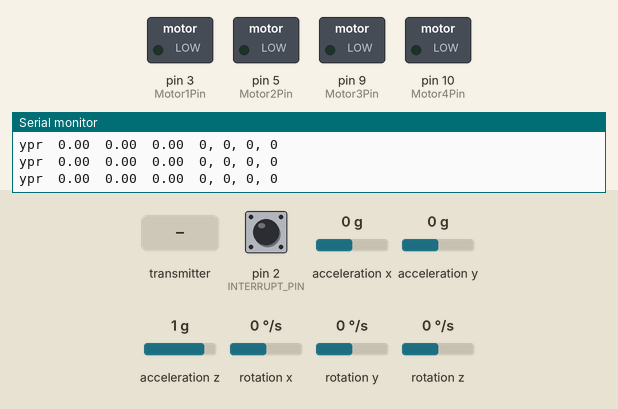
Simulated run of this sketch. Board: Arduino Nano, built with avr-gcc and run on an emulated ATmega328P. Parts: switched loads named in the sketch (green lamp = pin HIGH), the last lines printed to the serial monitor. The test bench sets the inputs (shaded band); at power-on: acceleration x 0 g, acceleration z 1 g, acceleration y 0 g, pin 2 (INTERRUPT_PIN) LOW, rotation x 0 °/s, rotation y 0 °/s, rotation z 0 °/s. The sensor or clock chip raises its interrupt line as the real part does; no radio packets arrive unless stated.

Above: at 1.8 s.
1.9 s: acceleration x set to -0.2 g
At 3.1 s:
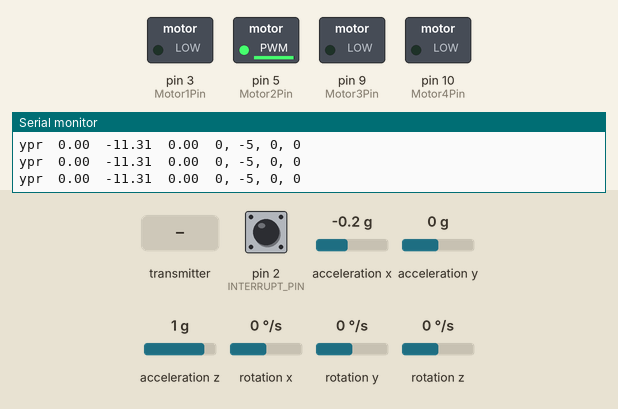
3.4 s: the transmitter starts sending j1PotY = 64
At 3.8 s:
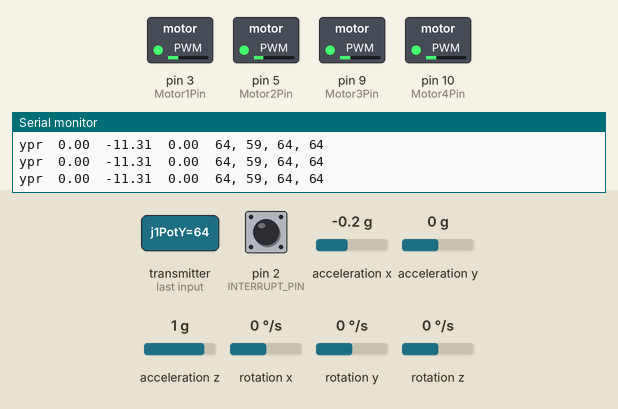
4.9 s: acceleration z set to 0.1 g
At 6.4 s:
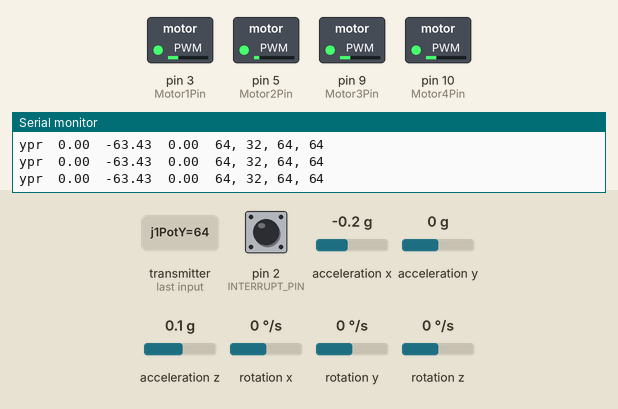
7.9 s: acceleration z set to -0.2 g
At 8.9 s:
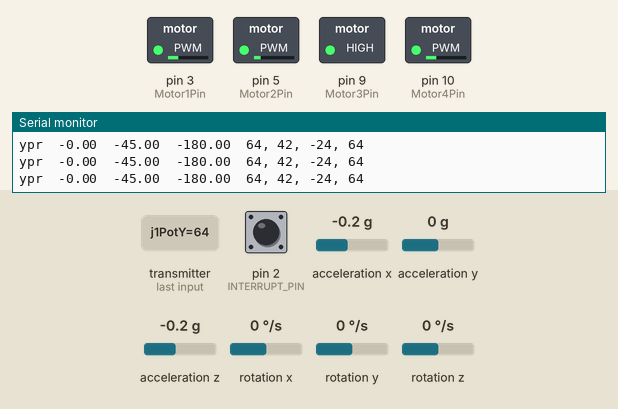
9.4 s: the transmitter starts sending j1PotY = 128
At 10.6 s:
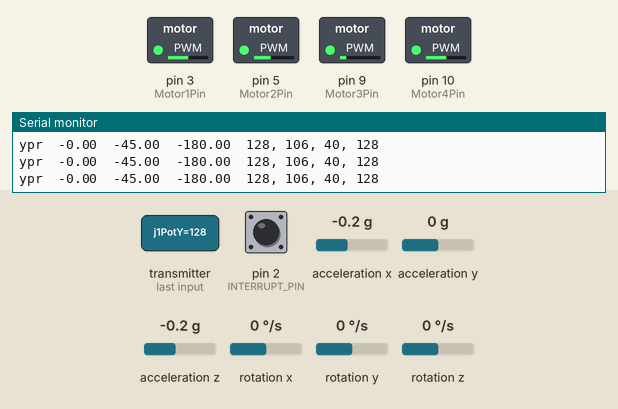
10.9 s: acceleration y set to -1.4 g
At 12.2 s:
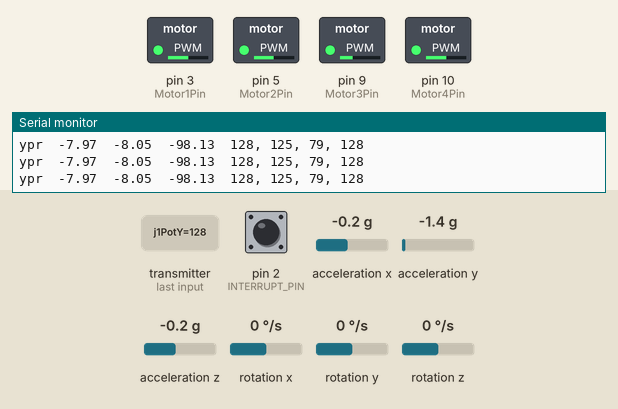
Timing chart, 0 to 13.4 s (numbered marks = the images above; inputs shaded):
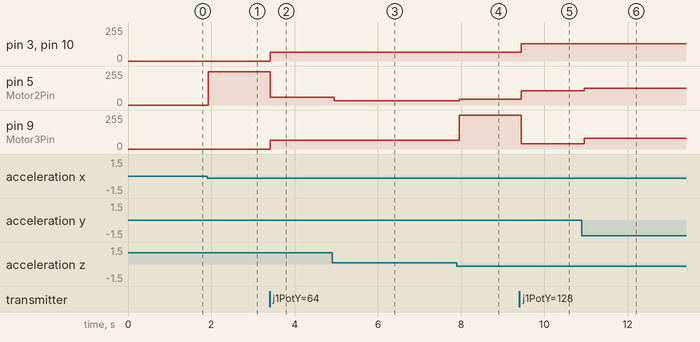

Measured:
- the behaviour switches between 0 and -0.1 g on acceleration x (found by bisection; images 0 and 1)
- the behaviour switches between 0 and -0.1 g on acceleration z (found by bisection; images 3 and 4)
- after the input at 1.9 s, pin 5 (Motor2Pin): 0/255 → 251/255 at once
- after the input at 3.4 s, pin 3 (Motor1Pin), pin 9 (Motor3Pin), pin 10 (Motor4Pin): 0/255 → 64/255 at once; pin 5 (Motor2Pin): 251/255 → 59/255 at once
- after the input at 4.9 s, pin 5 (Motor2Pin): 59/255 → 32/255 after 0.05 s
- after the input at 7.9 s, pin 5 (Motor2Pin): 32/255 → 42/255 after 0.06 s; pin 9 (Motor3Pin): 64/255 → 255/255 after 0.06 s
- after the input at 9.4 s, pin 3 (Motor1Pin), pin 10 (Motor4Pin): 64/255 → 128/255 at once; pin 5 (Motor2Pin): 42/255 → 106/255 at once; pin 9 (Motor3Pin): 255/255 → 40/255 at once
- after the input at 10.9 s, pin 5 (Motor2Pin): 106/255 → 125/255 after 0.05 s; pin 9 (Motor3Pin): 40/255 → 79/255 after 0.05 s

The sketch:

QuadcopterReciever.ino
```cpp
// By Ashish Agrahari
// Code for circuitboard that is placed on the quadcopter (Arduino Nano) and is the "reciever"

// Include libraries
#include "I2Cdev.h"
#include "MPU6050_6Axis_MotionApps20.h"
#include <SPI.h>
#include <nRF24L01.h>
#include <RF24.h>
#include <Wire.h>

// Defining motor pins
#define Motor1Pin 3
#define Motor2Pin 5
#define Motor3Pin 9
#define Motor4Pin 10

// ************ Initialize nRF24L01 variables *****************
RF24 radio(7, 8);   // nRF24L01 (CE, CSN)
const byte address[6] = "00010"; // Wireless communication address
unsigned long lastReceiveTime = 0;
unsigned long currentTime = 0;

// Max size of this struct is 32 bytes - NRF24L01 buffer limit
// Creating package to recieve data in:
struct Data_Package {
  byte j1PotX;
  byte j1PotY;
  byte j1Button;
  byte j2PotX;
  byte j2PotY;
  byte j2Button;
};
Data_Package data; //Create a variable with the above structure

// ************ Initialize MPU6050 variables *****************
MPU6050 mpu;

#define INTERRUPT_PIN 2  // specific interrupt pin on Arduino nano every

// MPU control/status variables
bool dmpReady = false;  // set true if DMP init was successful
uint8_t mpuIntStatus;   // holds actual interrupt status byte from MPU
uint8_t devStatus;      // return status after each device operation (0 = success, !0 = error)
uint16_t packetSize;    // expected DMP packet size (default is 42 bytes)
uint16_t fifoCount;     // count of all bytes currently in FIFO
uint8_t fifoBuffer[64]; // FIFO storage buffer

// MUP Orientation/motion variables
Quaternion q;           // [w, x, y, z]         quaternion container
VectorInt16 aa;         // [x, y, z]            accel sensor measurements
VectorInt16 aaReal;     // [x, y, z]            gravity-free accel sensor measurements
VectorInt16 aaWorld;    // [x, y, z]            world-frame accel sensor measurements
VectorFloat gravity;    // [x, y, z]            gravity vector
float euler[3];         // [psi, theta, phi]    Euler angle container
float ypr[3];           // [yaw, pitch, roll]   yaw/pitch/roll container and gravity vector

volatile bool mpuInterrupt = false;     // indicates whether MPU interrupt pin has gone high
void dmpDataReady() {
  mpuInterrupt = true;
}

// Create variables for PID control of motors
int target_angle = 0;
int kp = 20;
float error_R = 0;
float angleChange_R = 0;
float speedChange_R = 0;
float error_P = 0;
float angleChange_P = 0;
float speedChange_P = 0;

int motorSpeed1 = 0;
int motorSpeed2 = 0;
int motorSpeed3 = 0;
int motorSpeed4 = 0;

void setup() {
  Serial.begin(9600); // Open serial port
  // Note: Baud rate at 115200 will make Serial fasterr but they will print out MPU slower than the joystick

  // Begin radio communication using nRF24L01
  radio.begin();
  radio.openReadingPipe(0, address);
  radio.setAutoAck(false);
  radio.setDataRate(RF24_250KBPS);
  radio.setPALevel(RF24_PA_MIN);
  radio.startListening(); //  Set the module as receiver
  resetData(); // Initally reset all joystick input values

  // ************ MPU6050 setup *****************

  // join I2C bus (I2Cdev library doesn't do this automatically)
#if I2CDEV_IMPLEMENTATION == I2CDEV_ARDUINO_WIRE
  Wire.begin();
  Wire.setClock(400000); // 400kHz I2C clock. Comment this line if having compilation difficulties
  //Wire.setWireTimeout(3000, true); // VERY IMPORTANT!!! THIS FIXES THE I2C BUS FROM HANGING
#elif I2CDEV_IMPLEMENTATION == I2CDEV_BUILTIN_FASTWIRE
  Fastwire::setup(400, true);
#endif

  while (!Serial); // wait for Leonardo enumeration, others continue immediately

  // initialize device
  Serial.println(F("Initializing I2C devices..."));
  mpu.initialize();
  pinMode(INTERRUPT_PIN, INPUT);

  // verify connection
  Serial.println(F("Testing device connections..."));
  Serial.println(mpu.testConnection() ? F("MPU6050 connection successful") : F("MPU6050 connection failed"));

  // load and configure the DMP (Digital motion processor (on MPU))
  Serial.println(F("Initializing DMP..."));
  devStatus = mpu.dmpInitialize();

  // set gyro offsets
  mpu.setXGyroOffset(220);
  mpu.setYGyroOffset(76);
  mpu.setZGyroOffset(-85);
  mpu.setZAccelOffset(1788);

  // make sure the MPU initialization worked (returns 0 if so)
  if (devStatus == 0) {

    // Generate offsets and calibrate MPU
    mpu.CalibrateAccel(6);
    mpu.CalibrateGyro(6);
    mpu.PrintActiveOffsets();

    // turn on the DMP
    Serial.println(F("Enabling DMP..."));
    mpu.setDMPEnabled(true);

    // enable Arduino interrupt detection
    Serial.print(F("Enabling interrupt detection (Arduino external interrupt "));
    Serial.print(digitalPinToInterrupt(INTERRUPT_PIN));
    Serial.println(F(")..."));
    attachInterrupt(digitalPinToInterrupt(INTERRUPT_PIN), dmpDataReady, RISING);
    mpuIntStatus = mpu.getIntStatus();

    // set DMP as "ready"
    Serial.println(F("DMP ready! Waiting for first interrupt..."));
    dmpReady = true;

    // get expected DMP packet size
    packetSize = mpu.dmpGetFIFOPacketSize();

  } else {
    // There is an error! See the output and debug.
    // 1 = initial memory load failed
    // 2 = DMP configuration updates failed
    Serial.print(F("DMP Initialization failed (code "));
    Serial.print(devStatus);
    Serial.println(F(")"));
  }
}

void loop() {

  // if MPU failed don't try to do anything
  if (!dmpReady) return;

  // read a packet from FIFO
  if (mpu.dmpGetCurrentFIFOPacket(fifoBuffer)) { // Get the Latest packet
    // display Euler angles in degrees from MPU
    mpu.dmpGetQuaternion(&q, fifoBuffer);
    mpu.dmpGetGravity(&gravity, &q);
    mpu.dmpGetYawPitchRoll(ypr, &q, &gravity);
    Serial.print("ypr\t");
    Serial.print(ypr[0] * 180 / M_PI);
    Serial.print("\t");
    Serial.print(ypr[1] * 180 / M_PI);
    Serial.print("\t");
    Serial.print(ypr[2] * 180 / M_PI);
    Serial.print("\t");
  }

  // Check whether there is data to be received
  if (radio.available()) {
    // Read the whole incoming data package and store it into the 'data' structure
    radio.read(&data, sizeof(Data_Package));
    lastReceiveTime = millis();
  }
  // Check whether we keep receving data, or we have lost connection between the two modules
  currentTime = millis();
  if ( currentTime - lastReceiveTime > 1000 ) { // If current time is >1 second since we have recived the last data, it has lost connection
    resetData(); // If connection is lost, reset the data. It prevents unwanted behavior.
  }

  // Print the joystick data that is recieved in the Serial Monitor
  //    Serial.print("; j1PotX: ");
  //    Serial.print(data.j1PotX);
  //    Serial.print("; j1PotY: ");
  //    Serial.print(data.j1PotY);
  //    Serial.print("; j2PotX: ");
  //    Serial.print(data.j2PotX);
  //    Serial.print("; j2PotY: ");
  //    Serial.print(data.j2PotY);
  //    Serial.print("; J1Button: ");
  //    Serial.print(data.j1Button);
  //    Serial.print("; J2Button: ");
  //    Serial.print(data.j2Button);
  //    Serial.println("");

  // Adjust motor speed based on joystick input.
  // Analog is between 0-255 (which is also what the is being inputted into it from the data structure)
  // Currently 1 axis controls the all motor speeds.

  // If negative roll, lower speed of pin 9 (Motor3)
  // If postive roll, lower speed of pin 3 (Motor1)
  // If negative pitch, lower speed of pin 5 (Motor2)
  // If positive pitch, lower speed of pin 10 (Motor4)

  // Adjusting motor speed based on tilt in order for quadcopter to balance - PID control

  // For motors 1 and 3
  error_R = target_angle + ypr[2];
  angleChange_R = kp * error_R; // Use adjustment factor (k)
  speedChange_R = map(angleChange_R, -180, 180, -255 , 255);
  if (speedChange_R < -1) {
    analogWrite(Motor3Pin, data.j1PotY + speedChange_R);
    analogWrite(Motor1Pin, data.j1PotY);
    motorSpeed3 = data.j1PotY + speedChange_R;
    motorSpeed1 = data.j1PotY;
  }
  else if (speedChange_R > 1) {
    analogWrite(Motor1Pin, data.j1PotY - speedChange_R);
    analogWrite(Motor3Pin, data.j1PotY);
    motorSpeed1 = data.j1PotY - speedChange_R;
    motorSpeed3 = data.j1PotY;
  }
  else {
    analogWrite(Motor1Pin, data.j1PotY);
    analogWrite(Motor3Pin, data.j1PotY);
    motorSpeed1 = data.j1PotY;
    motorSpeed3 = data.j1PotY;
  }

  // For motors 2 and 4
  error_P = target_angle + ypr[1];
  angleChange_P = kp * error_P;
  speedChange_P = map(angleChange_P, -180, 180, -255 , 255);
  if (speedChange_P < -1) {
    analogWrite(Motor2Pin, data.j1PotY + speedChange_P);
    analogWrite(Motor4Pin, data.j1PotY);
    motorSpeed2 = data.j1PotY + speedChange_P;
    motorSpeed4 = data.j1PotY;

  }
  else if (speedChange_P > 1) {
    analogWrite(Motor4Pin, data.j1PotY - speedChange_P);
    analogWrite(Motor2Pin, data.j1PotY);
    motorSpeed4 = data.j1PotY - speedChange_P;
    motorSpeed2 = data.j1PotY;
  }
  else {
    analogWrite(Motor2Pin, data.j1PotY);
    analogWrite(Motor4Pin, data.j1PotY);
    motorSpeed2 = data.j1PotY;
    motorSpeed4 = data.j1PotY;
  }

  // Print motor speeds
  Serial.print(motorSpeed1);
  Serial.print(", ");
  Serial.print(motorSpeed2);
  Serial.print(", ");
  Serial.print(motorSpeed3);
  Serial.print(", ");
  Serial.println(motorSpeed4);

}

// Reset the values when there is no radio connection
void resetData() {
  data.j1PotX = 0;
  data.j1PotY = 0;
  data.j2PotX = 0;
  data.j2PotY = 0;
  data.j1Button = 1;
  data.j2Button = 1;
}
```
